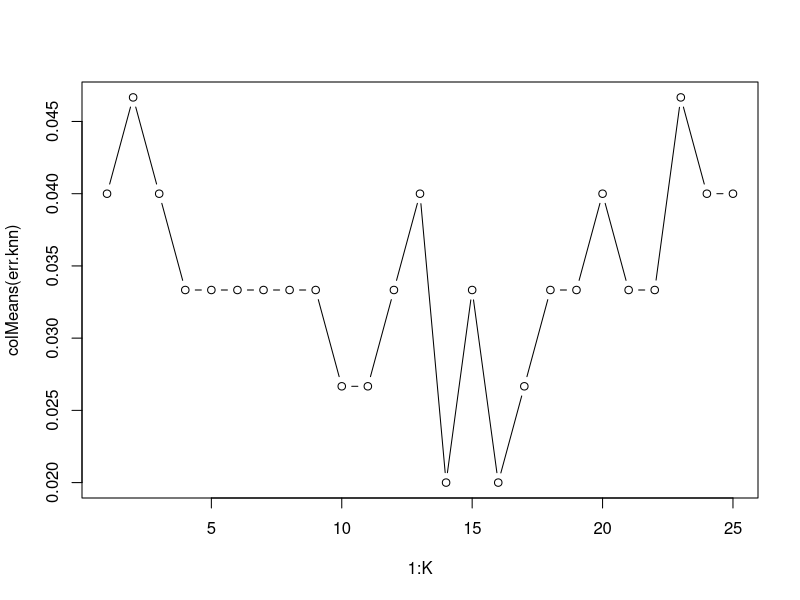

Write R code to recreate this figure.
library(MASS)
?lda
X = iris[,1:4]
Y = iris$Species
f.lda = lda(X,Y)
f.qda = qda(X,Y)
f.qda
f.lda$scaling
y_star = predict(f.lda, X)
y_star

## V-fold cross validation
V = 15
n_samples = nrow(X)
folds = rep(1:V, n_samples/V)
err.lda = rep(NA, V)
err.qda = rep(NA, V)

for (v in 1:V){
    X.learn = X[folds!=v,]
    Y.learn = Y[folds!=v]
    X.val = X[folds==v,]
    Y.val = Y[folds==v]

    # LDA
    # classifier
    f.lda = lda(X.learn, Y.learn)

    # prediction
    yhat.lda = predict(f.lda, X.val)$class
    
    # error
    err.lda[v] = sum(yhat.lda != Y.val) / length(Y.val)
    
    # LDA
    # classifier
    f.qda = qda(X.learn, Y.learn)

    # prediction
    yhat.qda = predict(f.qda, X.val)$class
    
    # error
    err.qda[v] = sum(yhat.qda != Y.val) / length(Y.val)
}

# Results
cat("LDA:\t", mean(err.lda), sd(err.lda))
cat("QDA:\t", mean(err.qda), sd(err.qda))

# KNN
library(class)
x_star = c(5.5, 3, 4, 1.5)
y_hat = knn(X, x_star, Y, k=3)


V = 15
K = 25 # nb of neighbors

n_samples = nrow(X)
folds = rep(1:V, n_samples/V)

err.knn = matrix(NA, V, K)

for (v in 1:V){
    X.learn = X[folds!=v,]
    Y.learn = Y[folds!=v]
    X.val = X[folds==v,]
    Y.val = Y[folds==v]
    for (k in 1:K){
        y_hat = knn(X.learn, X.val, Y.learn, k=k)
        err.knn[v,k] = sum(y_hat != Y.val) / length(Y.val)    
    }
}
plot(1:K, colMeans(err.knn), type="b")
